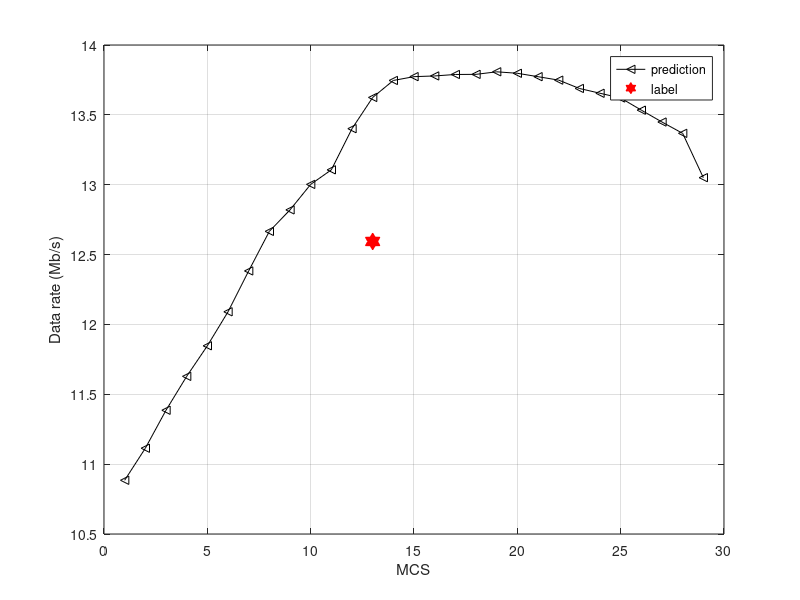

Write MATLAB code to recreate this figure. (Note: this script raises an error after producing the figure.)
clear all;
close all;
name={};
name=[name,'result'];
a=load('result.mat');
predicts=(a.predicts-0.5)/100;
labels=a.labels/100;
mcs=a.mcs;
%
l=size(predicts,1);

close all
found=false;

for i=1:1
    while found==false
        k=randi(l);
        [maxi,maxii]=max(predicts(k,:));
        [mini,minii]=min(predicts(k,:));
        if maxii<20 && maxii>15 && mcs(k)>=13 && mcs(k)<=14 && predicts(k,1)<11 && predicts(k,end)>13 && predicts(k,end)<13.2
        %if maxi-mini>3
        %if mini<0.001 && maxi>0.8 && minii<=20
            found=true;
            disp(['found',num2str(i),'k',num2str(k)])
        end
    end
found=false;
figure
plot(predicts(k,:),'k-<')
hold on
plot(mcs(k),labels(k),'h','MarkerEdgeColor','r','MarkerFaceColor','r','MarkerSize',12)
ll=legend('prediction','label');
xlabel('MCS')
ylabel('Data rate (Mb/s)')
grid on
doit
end